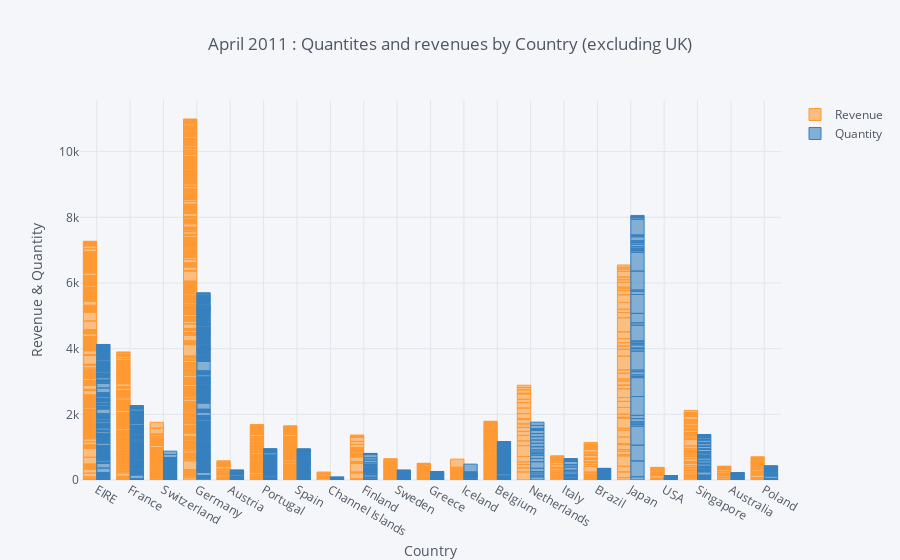

Here is the notebook cell this chart was saved with:
### Markdown cell above
## 1. Create an interactive bar chart showing total quantity and revenue by country (excluding United Kingdom) for the month of April 2011.

### Code cell
April11 = data[(data.Country != "United Kingdom") & data.InvoiceDate.astype(str).str.contains("2011-04")]
April11.groupby('Country', as_index = False).sum()
April11[['Country','Revenue','Quantity']].iplot(kind='bar', x = 'Country', xTitle='Country', yTitle='Revenue & Quantity', 
           title='April 2011 : Quantites and revenues by Country (excluding UK)')

### Figure 1 — Plotly figure (JSON) as saved in the notebook; plotly's stock layout.template omitted (floating-point values rounded to 4 significant figures; data arrays with more than 128 entries replaced by an {"elided": "..."} marker saying what was removed)
{"data": [{"marker": {"color": "rgba(255, 153, 51, 0.6)", "line": {"color": "rgba(255, 153, 51, 1.0)", "width": 1}}, "name": "Revenue", "orientation": "v", "text": "", "type": "bar", "uid": "b9e095aa-706b-46d2-aa65-bcfdb60f5a0c", "x": {"elided": "1688 str values"}, "y": {"elided": "1688 float values"}}, {"marker": {"color": "rgba(55, 128, 191, 0.6)", "line": {"color": "rgba(55, 128, 191, 1.0)", "width": 1}}, "name": "Quantity", "orientation": "v", "text": "", "type": "bar", "uid": "bdd950c7-2b78-4487-af02-d0ea688e4678", "x": {"elided": "1688 str values"}, "y": {"elided": "1688 int values"}}], "layout": {"legend": {"bgcolor": "#F5F6F9", "font": {"color": "#4D5663"}}, "paper_bgcolor": "#F5F6F9", "plot_bgcolor": "#F5F6F9", "title": {"font": {"color": "#4D5663"}, "text": "April 2011 : Quantites and revenues by Country (excluding UK)"}, "xaxis": {"gridcolor": "#E1E5ED", "showgrid": true, "tickfont": {"color": "#4D5663"}, "title": {"font": {"color": "#4D5663"}, "text": "Country"}, "zerolinecolor": "#E1E5ED"}, "yaxis": {"gridcolor": "#E1E5ED", "showgrid": true, "tickfont": {"color": "#4D5663"}, "title": {"font": {"color": "#4D5663"}, "text": "Revenue & Quantity"}, "zerolinecolor": "#E1E5ED"}}}
